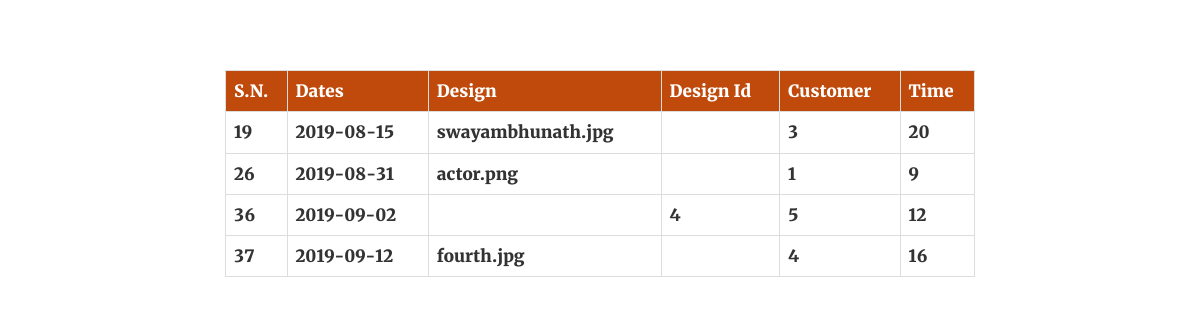
The app's page /adminbook.php (signed in) with its own data.
### tables this page shows
CREATE TABLE `books` (
  `b_id` int(11) NOT NULL,
  `b_date` date NOT NULL,
  `b_design` varchar(500) NOT NULL,
  `b_time` int(10) DEFAULT NULL,
  `c_id` int(11) DEFAULT NULL,
  `d_id` int(11) DEFAULT NULL,
  `e_id` int(11) DEFAULT NULL
);

### adminbook.php (the view, shortened to what this page needs)
<!DOCTYPE html>
<html>
<head>
  <link rel="stylesheet" type="text/css" href="css/homecss.css">
  <link rel="stylesheet" href="https://maxcdn.bootstrapcdn.com/bootstrap/3.4.0/css/bootstrap.min.css">
    </head>
    <body>
<?php
    $con=mysqli_connect("localhost","root","","tattoo_heritage");
    if(isset($_SESSION['admin'])){
      $query="SELECT e_id FROM tattoo_artist WHERE e_username='".$_SESSION['admin']."'";
      }
      $result=mysqli_query($con,$query);
     if(mysqli_num_rows($result)!=0){
        while($row=mysqli_fetch_assoc($result)){
            $e_id=$row["e_id"];
          }
        }
       if(isset($_SESSION['admin'])){
           $sql="SELECT * FROM books WHERE e_id='".$e_id."'";
          }
          $result1=mysqli_query($con,$sql);
echo " <div class=\"new\">";
echo " <div class=\"container\">\n";
echo "  <div class=\"row\">\n";
echo "    <div class=\"col-lg-2\"></div>\n";
echo "    <div class=\"col-lg-8\">\n";
echo "      <table class=\"table table-hover table-bordered\">\n";
echo "      <tr>\n";
echo "        <th>S.N.</th>\n";
echo "        <th>Dates</th>\n";
echo "        <th>Design</th>\n";
echo "        <th>Design Id</th>\n";
echo "        <th>Customer</th>\n";
echo "        <th>Time</th>\n";
echo "      </tr>\n";
     if(mysqli_num_rows($result1)!=0){
        while($row=mysqli_fetch_assoc($result1)){
          echo "      <tr>\n";
          echo "      <td> ". $row["b_id"]. "</td>\n";
          echo "      <td> ". $row["b_date"]. "</td>\n";
          echo "      <td> ". $row["b_design"]. "</td>\n";
          echo "      <td> ". $row["d_id"]. "</td>\n";
          echo "      <td> ". $row["c_id"]. "</td>\n";
          echo "      <td> ". $row["b_time"]. "</td>\n";
          echo "      </tr>\n";
        }
      }
       else
        echo "".mysqli_error($con);
    echo "</table>\n";
    echo "</div>";
    echo "</div>";
    echo "</div>";
    echo "</div>";
?>
</body>
</html>

### css/homecss.css (style rules this page uses)
* { margin: 0; padding: 0; font-family: Merriweather; }
div { font-size: 17px; }
.container { margin-top: 70px; }
th { background-color: #bf4a0b; color: white; }

### records on screen
books: b_id "19", b_date "2019-08-15", b_design "swayambhunath.jpg", c "3", b_time "20"
books: b_id "26", b_date "2019-08-31", b_design "actor.png", c "1", b_time "9"
books: b_id "36", b_date "2019-09-02", d "4", c "5", b_time "12"
books: b_id "37", b_date "2019-09-12", b_design "fourth.jpg", c "4", b_time "16"
